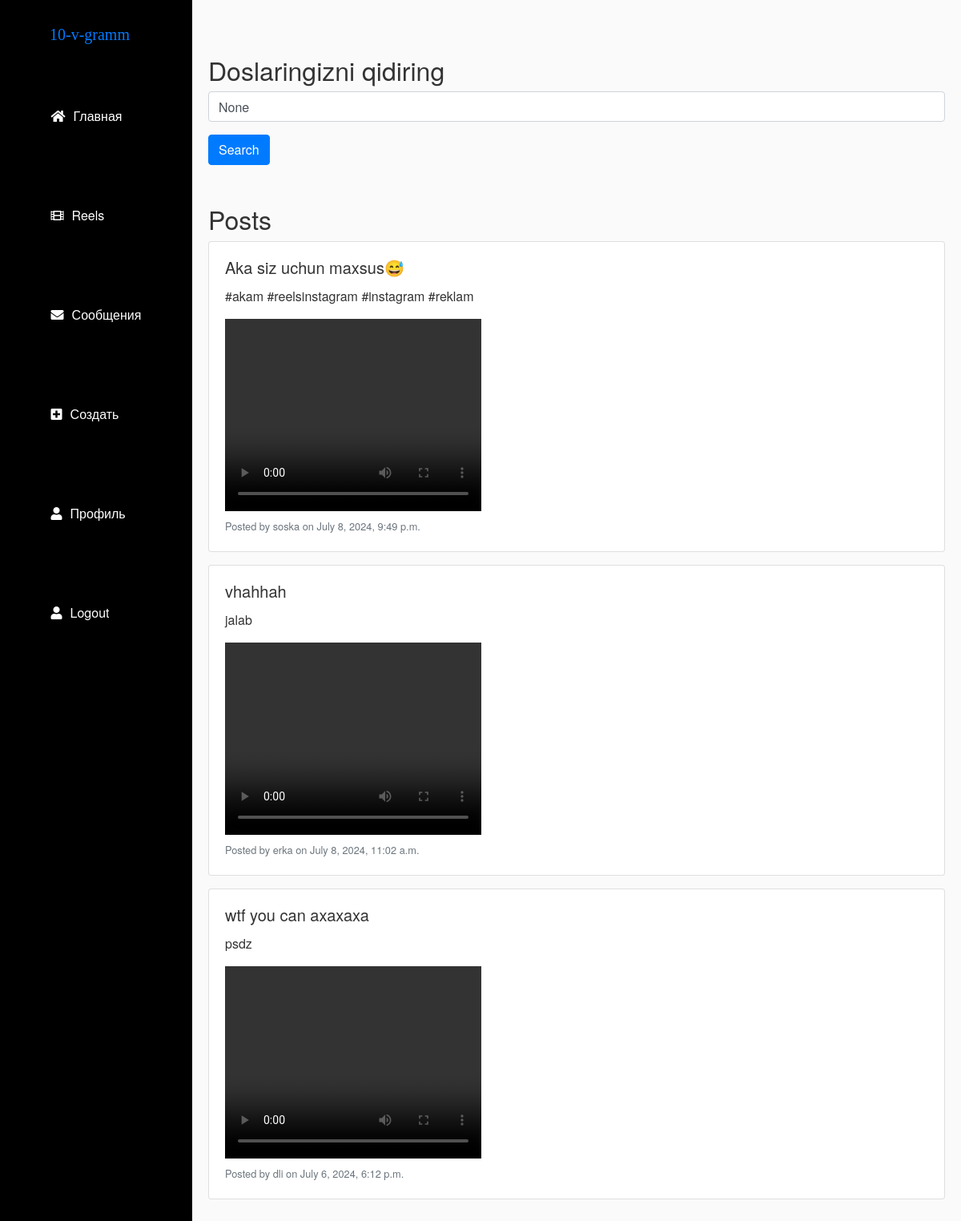
The app's page / (signed in) with its own data.
### myapp/models.py (models this page shows)
class Post(models.Model):
    user = models.ForeignKey(User, on_delete=models.CASCADE)
    title = models.CharField(max_length=200)
    content = models.TextField()
    video = models.FileField(upload_to='videos', blank=True)
    created_at = models.DateTimeField(auto_now_add=True)

### myapp/views.py (the view)
# urls.py: path('', views.home, name='home'),
@login_required
def home(request):
    query = request.GET.get('q')
    if query:
        users = User.objects.filter(username__icontains=query)
    else:
        users = User.objects.none()
    posts = Post.objects.all().order_by('-created_at')
    return render(request, 'home.html', {'posts': posts, 'users': users, 'query': query})

### templates/home.html (shortened to what this page needs)
{% extends "base.html" %}
{% block content %}
<div class="mt-5">
    <h2>Doslaringizni qidiring</h2>
    <form method="get" action="">
        <div class="form-group">
            <input type="text" name="q" class="form-control" placeholder="Search for users" value="{{ query }}">
        </div>
        <button type="submit" class="btn btn-primary">Search</button>
    </form>
</div>
<div class="mt-5">
    <h2>Posts</h2>
    {% for post in posts %}
        <div class="card mb-3">
            <div class="card-body">
                <h5 class="card-title">{{ post.title }}</h5>
                <p class="card-text">{{ post.content }}</p>
                {% if post.video %}
                    <video width="320" height="240" controls>
                        <source src="{{ post.video.url }}" type="video/mp4">
                    </video>
                {% endif %}
                <p class="card-text"><small class="text-muted">Posted by {{ post.user.username }} on {{ post.created_at|date:"F j, Y, g:i a" }}</small></p>
            </div>
        </div>
    {% endfor %}
</div>
{% endblock %}

### static/css/styles.css (style rules this page uses)
body { margin: 0; font-family: 'Helvetica Neue', Arial, sans-serif; background-color: #fafafa; color: #333; display: flex; }

### templates/base.html (style rules this page uses)
body { margin: 0; font-family: 'Helvetica Neue', Arial, sans-serif; background-color: #fafafa; color: #333; display: flex; }

### records on screen
Post: title "Aka siz uchun maxsus😅", content "#akam #reelsinstagram #instagram #reklam", user.username "soska", created_at "July 8, 2024, 9:49 p.m."
Post: title "vhahhah", content "jalab", user.username "erka", created_at "July 8, 2024, 11:02 a.m."
Post: title "wtf you can axaxaxa", content "psdz", user.username "dli", created_at "July 6, 2024, 6:12 p.m."
